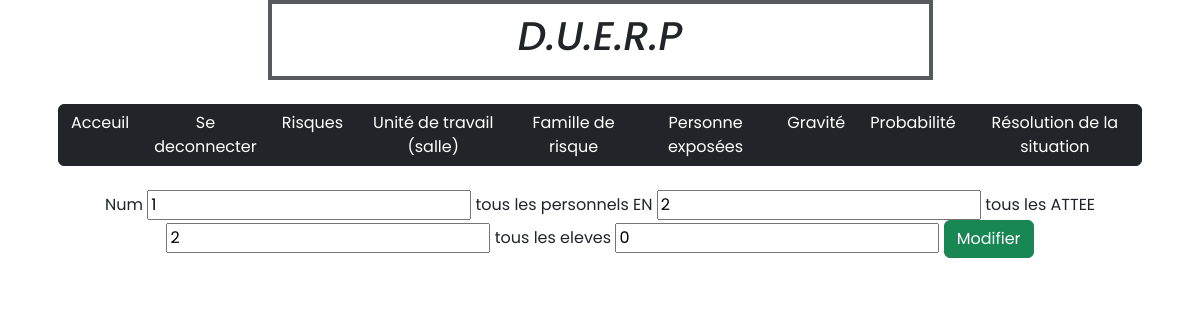
Screenshot of /view/vue_personne_exposees_modif.php?action=1 (signed in) with the database file from the repository.
### tables this page shows
CREATE TABLE `personne_exposees` (
  `Id_personne_exposees` int NOT NULL,
  `tous_les_personnels_EN` int DEFAULT NULL,
  `tous_les_ATTEE` int DEFAULT NULL,
  `tous_les_eleves` int DEFAULT NULL
);

### model/modele.php (called while the page is built, shortened)
<?php
function one_select_personne_exposees($id){
	require 'connexion.php';
	$sql = "SELECT * FROM personne_exposees WHERE Id_personne_exposees = ?";
	$stmt = $bdd->prepare($sql);
	$stmt->execute([$id]);
    $personne_exposees = $stmt->fetch();
    return $personne_exposees;
}

### view/vue_personne_exposees_modif.php (the view, shortened to what this page needs)
<!DOCTYPE html>
<html lang="en">
    <head>
        <link href="https://cdn.jsdelivr.net/npm/bootstrap@5.2.2/dist/css/bootstrap.min.css" rel="stylesheet" integrity="sha384-
        Zenh87qX5JnK2Jl0vWa8Ck2rdkQ2Bzep5IDxbcnCeuOxjzrPF/et3URy9Bv1WTRi">
        <link rel="stylesheet" href="https://cdn.jsdelivr.net/npm/bootstrap-icons@1.5.0/font/bootstrap-icons.css">
        <link rel="stylesheet" href="style.css">
    </head>
    <body style="background-color: white;">
        <div class="container">
            <div class="row justify-content-center">
                <div class="col-7 text-dark fst-italic justify-content-center align-intems-center border border-dark p-2 mb-2 border-opacity-75 border-4 d-flex">
                    <h1>D.U.E.R.P</h1>
                </div>
            </div>
            <div class="row bg-sombre text-white fw-bolder justify-content-center align-intems-center">
                <div class="row p-3 mb-2 text-white fw-bolder placeholder-glow">
                    <div class="btn-group" role="group" aria-label="Basic outlined example">
                    <?php if(!isset($_SESSION['loggedin'])) { ?>
                      <a class="btn btn-dark" href="vue_acceuil.php" role="button">Acceuil</a>
                      <a class="btn btn-dark" href="login.php" role="button">Se connecter</a>
                      <?php } elseif($_SESSION['loggedin'] == true){ ?>
                      <a class="btn btn-dark" href="vue_acceuil.php" role="button">Acceuil</a>
                      <a class="btn btn-dark" href="controleur_b.php?mode=3" role="button">Se deconnecter</a>
                      <a class="btn btn-dark" href="vue_risques.php" role="button">Risques</a>
                      <a class="btn btn-dark" href="vue_unite_de_travail.php" role="button">Unité de travail (salle)</a>
                      <a class="btn btn-dark" href="vue_famille_de_risque.php" role="button">Famille de risque</a>
                      <a class="btn btn-dark" href="vue_personne_exposees.php" role="button">Personne exposées</a>
                      <a class="btn btn-dark" href="vue_gravite.php" role="button">Gravité</a>
                      <a class="btn btn-dark" href="vue_probabilite.php" role="button">Probabilité</a>
                      <a class="btn btn-dark" href="vue_resolution_de_la_situation.php" role="button">Résolution de la situation</a>
                      <?php } ?>
                    </div>
                  </div>
              </div>
            </div>
            <?php
                include 'modele.php';
                $action=$_GET["action"];
                $personne = one_select_personne_exposees($action);
            ?>
            <form align="center" action="controleur_modif.php" method="post">
                <label for="Id_personne_exposees">Num</label>
                <input type='text' name="Id_personne_exposees" id="Id_personne_exposees" value="<?=$personne['Id_personne_exposees']?>"  readonly="readonly">
                <label for="tous_les_personnels_EN">tous les personnels EN</label>
                <input type="text" name="tous_les_personnels_EN" id="tous_les_personnels_EN" value="<?=$personne['tous_les_personnels_EN']?>">
                <label for="tous_les_ATTEE">tous les ATTEE</label>
                <input type="text" name="tous_les_ATTEE" id="tous_les_ATTEE" value="<?=$personne['tous_les_ATTEE']?>">
                <label for="tous_les_eleves">tous les eleves</label>
                <input type="text" name="tous_les_eleves" id="tous_les_eleves" value="<?=$personne['tous_les_eleves']?>">
                <input class="btn btn-success" type="submit" value="Modifier" name="submit">
            </form>
    </body>
</html>

### styles/style.css (style rules this page uses)
* { font-family: 'Poppins', sans-serif; }
body { background: #141526; overflow: hidden; }
html { scroll-behavior: smooth; }
:root { --primary-green: #93c90e; --secondary-green: #9ad10f; --primary-orange: #f7a739; --secondary-orange: #f6b253; --valid-color: rgb(16, 221, 1); --error-color: red; }
a { text-decoration: none; color: white; }

### rows the page displays
personne_exposees: Id_personne_exposees "1", tous_les_personnels_EN "2", tous_les_ATTEE "2", tous_les_eleves "0"
